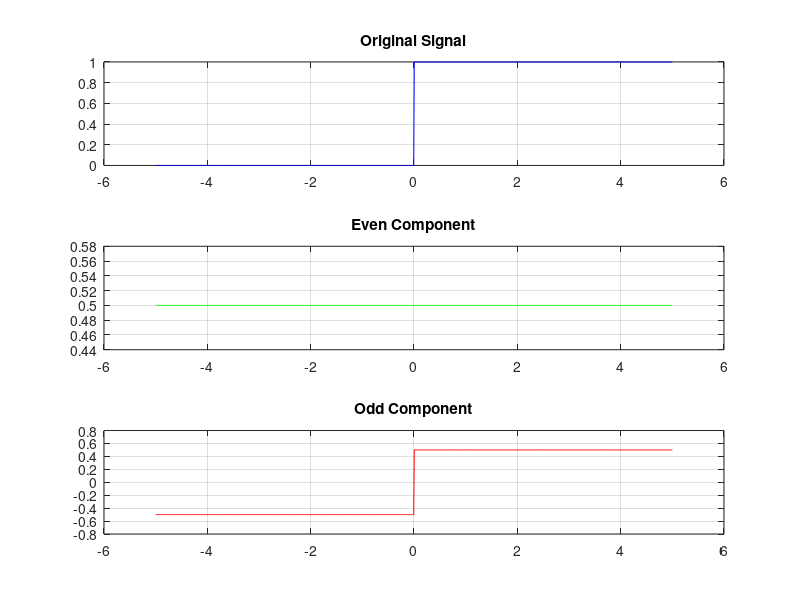

This chart was generated by the following MATLAB code:
clc; 
clear all;
t = linspace(-5, 5, 1000);
x = double(t >= 0); % Unit step as square-like signal

x_reverse = fliplr(x);
xe = 0.5*(x + x_reverse);
xo = 0.5*(x - x_reverse);

subplot(3,1,1); 
plot(t,x,'b'); 
title('Original Signal'); 
grid on;

subplot(3,1,2);
plot(t,xe,'g'); 
title('Even Component'); 
grid on;

subplot(3,1,3);
plot(t,xo,'r'); 
title('Odd Component'); 
grid on;
